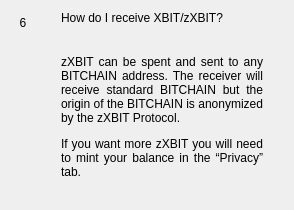
                  <widget class="QWidget" name="widgetFaq6" native="true">
                   <layout class="QHBoxLayout" name="horizontalpage_6" stretch="0,1">
                    <item alignment="Qt::AlignTop">
                     <widget class="QLabel" name="labelNumber6">
                      <property name="minimumSize">
                       <size>
                        <width>24</width>
                        <height>24</height>
                       </size>
                      </property>
                      <property name="maximumSize">
                       <size>
                        <width>16777215</width>
                        <height>24</height>
                       </size>
                      </property>
                      <property name="text">
                       <string>6</string>
                      </property>
                      <property name="alignment">
                       <set>Qt::AlignCenter</set>
                      </property>
                     </widget>
                    </item>
                    <item>
                     <layout class="QVBoxLayout" name="verticalLayoutpage_6">
                      <property name="spacing">
                       <number>0</number>
                      </property>
                      <property name="leftMargin">
                       <number>20</number>
                      </property>
                      <property name="rightMargin">
                       <number>20</number>
                      </property>
                      <item>
                       <widget class="QLabel" name="labelSubtitle6">
                        <property name="text">
                         <string>How do I receive XBIT/zXBIT?</string>
                        </property>
                        <property name="wordWrap">
                         <bool>true</bool>
                        </property>
                       </widget>
                      </item>
                      <item>
                       <spacer name="verticalSpacer_60">
                        <property name="orientation">
                         <enum>Qt::Vertical</enum>
                        </property>
                        <property name="sizeType">
                         <enum>QSizePolicy::Fixed</enum>
                        </property>
                        <property name="sizeHint" stdset="0">
                         <size>
                          <width>20</width>
                          <height>30</height>
                         </size>
                        </property>
                       </spacer>
                      </item>
                      <item>
                       <widget class="QLabel" name="labelContent6">
                        <property name="text">
                         <string>
                           &lt;html&gt;&lt;head/&gt;&lt;body&gt;&lt;p align=&quot;justify&quot;&gt;
                           zXBIT can be spent and sent to any BITCHAIN address. The receiver will
                           receive standard BITCHAIN but the origin of the BITCHAIN is anonymized by the zXBIT Protocol.
                           &lt;/p&gt;&lt;p align=&quot;justify&quot;&gt;
                           If you want more zXBIT you will need to mint your balance in the “Privacy” tab.
                           &lt;/p&gt;&lt;/body&gt;&lt;/html&gt;
                         </string>
                        </property>
                        <property name="alignment">
                         <set>Qt::AlignLeading|Qt::AlignLeft|Qt::AlignTop</set>
                        </property>
                        <property name="wordWrap">
                         <bool>true</bool>
                        </property>
                       </widget>
                      </item>
                      <item>
                       <spacer name="verticalSpacer_61">
                        <property name="orientation">
                         <enum>Qt::Vertical</enum>
                        </property>
                        <property name="sizeHint" stdset="0">
                         <size>
                          <width>20</width>
                          <height>20</height>
                         </size>
                        </property>
                       </spacer>
                      </item>
                     </layout>
                    </item>
                   </layout>
                  </widget>
